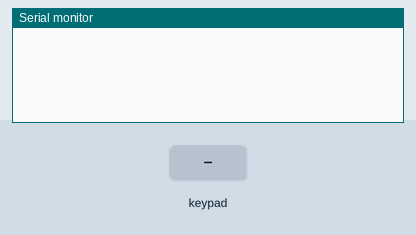
This sketch was run on a simulated Arduino Uno, built with avr-gcc and run on an emulated ATmega328P. Parts: the last lines printed to the serial monitor. The inputs (shaded band) are chosen by the test bench.

Above: at 1.2 s.
1.3 s: key '1' pressed
At 2.5 s:
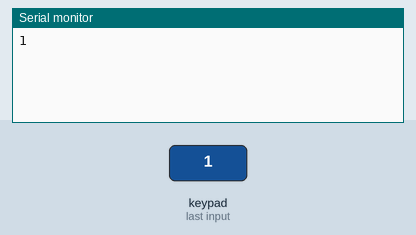
2.8 s: keypad keys 1 3 1 2 1 1 1 0 * pressed 0.4 s apart
At 6.5 s:
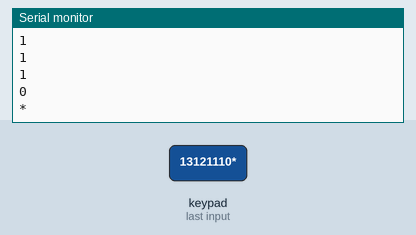
7.9 s: key 'A' pressed
At 9.1 s:
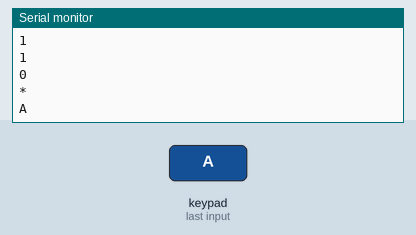
9.4 s: keypad keys 1 3 1 2 1 1 1 0 # pressed 0.4 s apart
At 13.8 s:
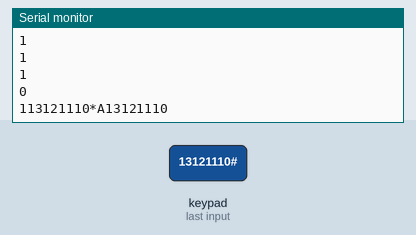
14.5 s: key 'B' pressed
At 15.3 s:
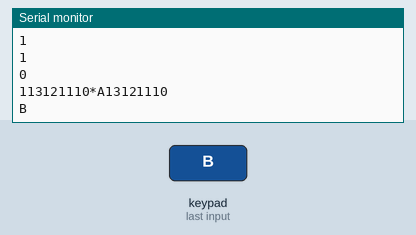
16.0 s: keypad keys 1 3 1 2 1 1 1 0 D pressed 0.4 s apart
At 20.2 s:
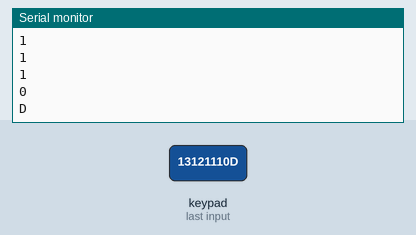
Timing chart, 0 to 21.7 s (numbered marks = the images above; inputs shaded):
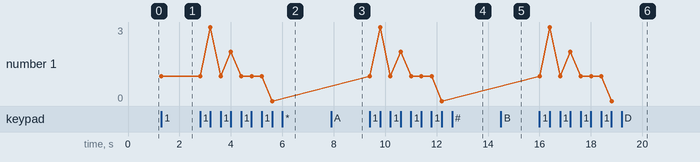

Measured:
- after the input at 1.3 s, the serial monitor: prints a new line at once (image 1)
- after the input at 2.8 s, the serial monitor: prints a new line after 0.40 s (image 2)
- after the input at 7.9 s, the serial monitor: prints a new line at once (image 3)
- after the input at 9.4 s, the serial monitor: prints a new line at once (image 4)
- after the input at 14.5 s, the serial monitor: prints a new line at once (image 5)
- after the input at 16.0 s, the serial monitor: prints a new line at once (image 6)
- plotted number 1: 1 → 0 after the input at 2.8 s

The sketch:

Lab4-2.ino
```cpp
#include <Keypad.h> //引用Keypad函式庫
#define KEY_ROWS 4 //按鍵模組的列數
#define KEY_COLS 4 //按鍵模組的行數

const byte colPins[4] = {13, 12, 11, 10};
const byte rowPins[4] = {A0, A1, A2, A3};
const char keymap[KEY_ROWS][KEY_COLS] = {
    {'1','2','3','A'},
    {'4','5','6','B'},
    {'7','8','9','C'},
    {'*','0','#','D'}
};
Keypad myKeypad = Keypad(makeKeymap(keymap),rowPins,colPins,KEY_ROWS,KEY_COLS);
//declare buffer
String buffer="";

void setup(){
    Serial.begin(115200);
}
void loop(){
  char key = myKeypad.getKey();
  if (key != NO_KEY){
    if (key=='#'){
      Serial.println(buffer);
      buffer= "";
    }

    else {
      Serial.println(key);
      buffer+= key;
    }

  }

}
```
